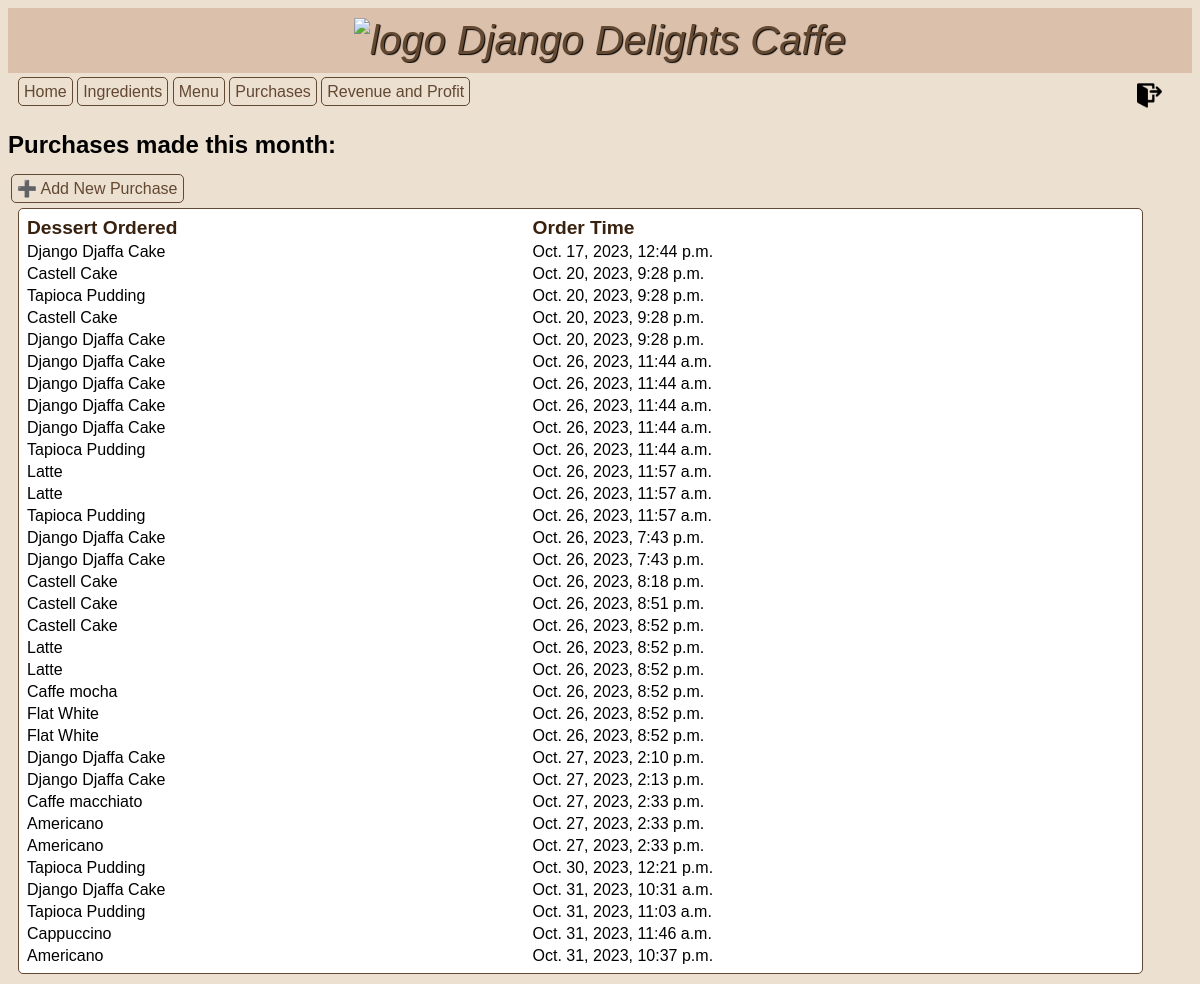
Before: /purchases (signed in) with the older database file.
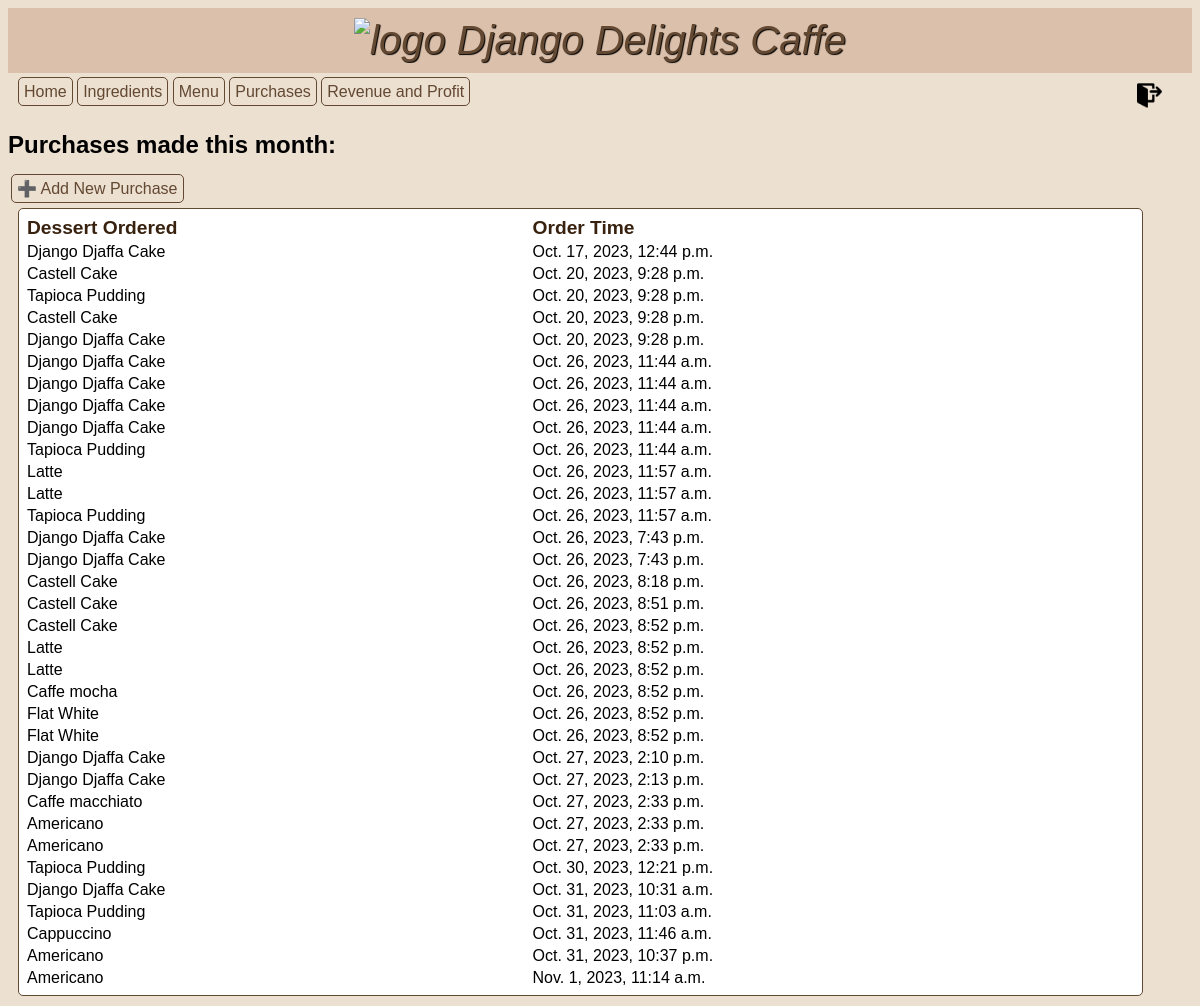
After: the same page with the newer database file.
### inventory/models.py (models this page shows, shortened)
class Purchase(models.Model):
    menu_item = models.ForeignKey(
        MenuItem, on_delete=models.CASCADE, verbose_name="Menu Item"
    )
    timestamp = models.DateTimeField(
        default=datetime.now, blank=True, verbose_name="Order Time"
    )

class MenuItem(models.Model):
    title = models.CharField(max_length=50, verbose_name="Menu Item")
    price = models.FloatField(default=0.0, verbose_name="Price")
    image = models.ImageField(null=True, blank=True, upload_to="images/")

### inventory/views.py (the view)
# urls.py: path("purchases", views.PurchaseView.as_view(), name="purchases"),
class PurchaseView(LoginRequiredMixin, ListView):
    model = Purchase
    template_name = "inventory/purchases.html"
    def get_context_data(self):
        context = super().get_context_data()
        context["purchases"] = Purchase.objects.all()
        return context

### inventory/templates/inventory/purchases.html (shortened to what this page needs)
{% extends 'base.html' %} {% load static %} {% block content %}
<h2>Purchases made this month:</h2>
<div>
  <a class="add" href="{% url 'purchasecreate' %}">➕ Add New Purchase</a>
</div>
<table class>
  <thead>
    <tr class="table-heading">
      <th>Dessert Ordered</th>
      <th>Order Time</th>
    </tr>
  </thead>
  <tbody>
    {% for purchase in purchases %}
    <tr class="table-content">
      <td>{{ purchase.menu_item.title }}</td>
      <td>{{ purchase.timestamp }}</td>
    </tr>
    {% endfor %}
  </tbody>
</table>
{% endblock %}

Changed rows visible on the page:
added Purchase: menu_item "Americano", timestamp "Nov. 1, 2023, 11:14 a.m."
